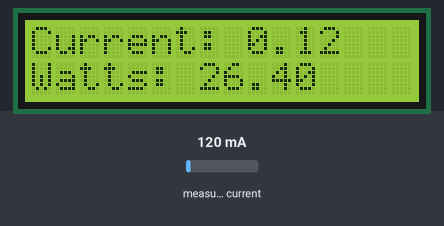
Simulated run of this sketch. Board: Arduino Uno, built with avr-gcc and run on an emulated ATmega328P. Parts: 16×2 character LCD. The inputs (shaded band) are chosen by the test bench; at power-on: measured current 120 mA.

Above: at 1.2 s.
1.3 s: measured current set to 40 mA
At 2.4 s:
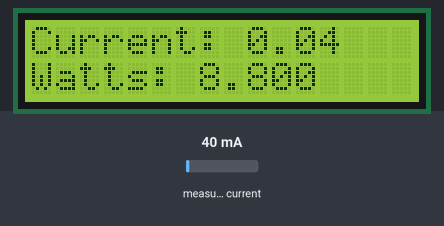
2.9 s: measured current set to 500 mA
At 4.0 s:
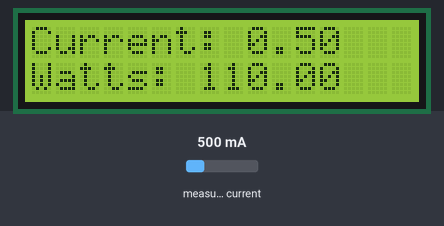
4.5 s: measured current set to 1000 mA
At 5.9 s:
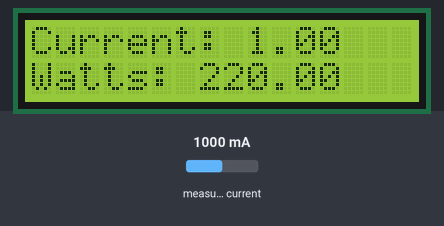
Timing chart, 0 to 7.5 s (numbered marks = the images above; inputs shaded):
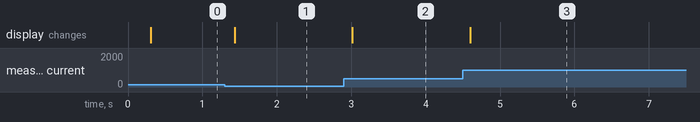

The sketch:

PowerMeter.ino
```cpp
// (licence header left out)
#include "EmonLib.h"             // Include Emon Library

#include <Wire.h>
#include <LCD.h>
#include <LiquidCrystal_I2C.h>
LiquidCrystal_I2C  lcd(0x3F,2,1,0,4,5,6,7);


#define VOLT_CAL 148.7
#define CURRENT_CAL 54.6

EnergyMonitor emon1;

void setup()
{
  Serial.begin(9600);
  lcd.setBacklightPin(3,POSITIVE);
  lcd.setBacklight(HIGH);
  lcd.begin (16,2); // for 16 x 2 LCD module
  printToScreen("Initializing","Device");
  emon1.current(0, CURRENT_CAL);       // Current: input pin, calibration.
}

void loop()
{
  emon1.calcVI(20,1800);         // Calculate all. No.of half wavelengths (crossings), time-out
  float currentDraw = emon1.Irms;             //extract Irms into Variable
  float supplyVoltage =220;
  printToScreen("Current: " + String(currentDraw),
                "Watts: " + String(float(currentDraw) * float(supplyVoltage)));
}

void printToScreen(String line1,String line2){
  lcd.setCursor (0,0);   // set cursor to 0,0
  lcd.print(line1);
  lcd.setCursor (0,1);
  lcd.print(line2);
}
```

Measured:
- after the input at 1.3 s, the display: changes after 0.14 s (image 1)
- after the input at 2.9 s, the display: changes after 0.11 s (image 2)
- after the input at 4.5 s, the display: changes after 0.10 s (image 3)
